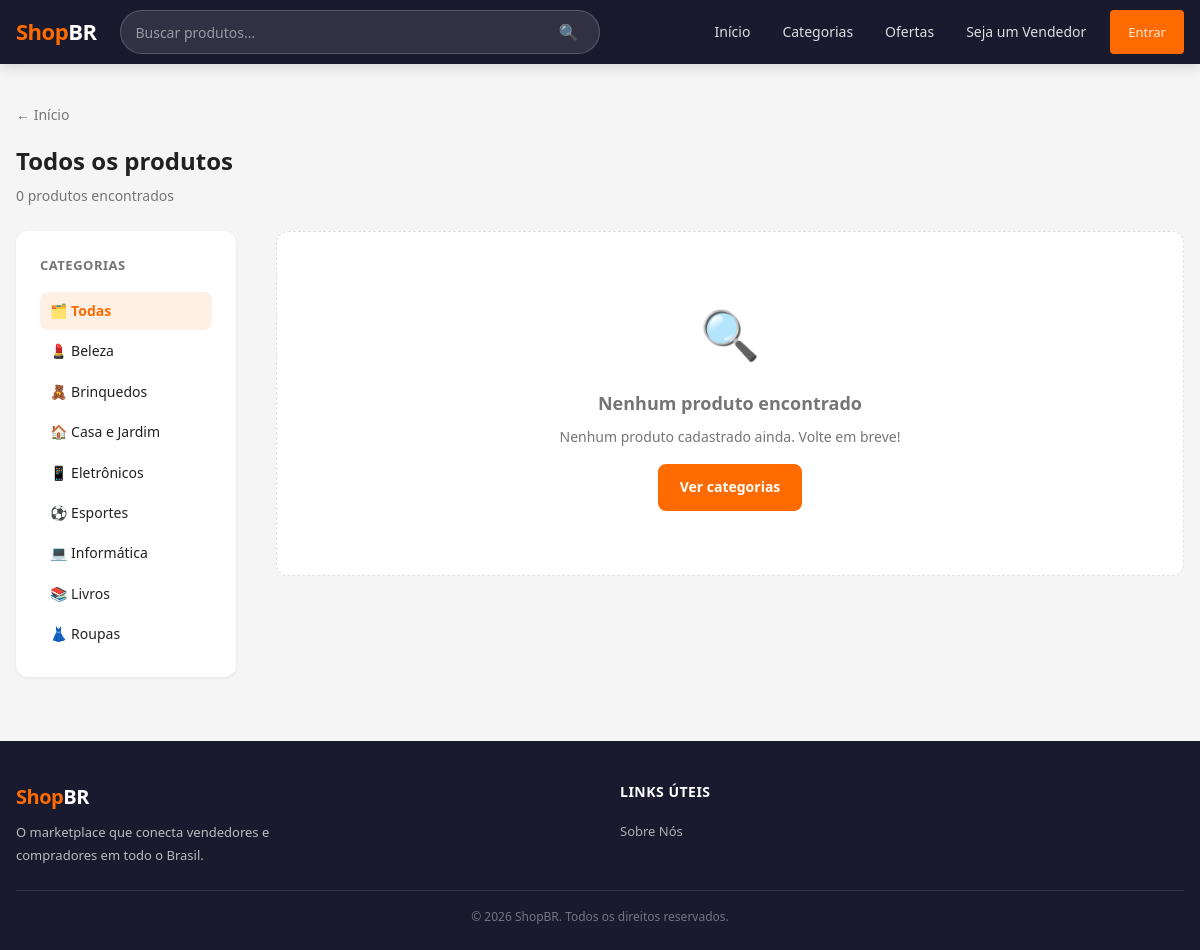
Before: /busca.php with the older database file.
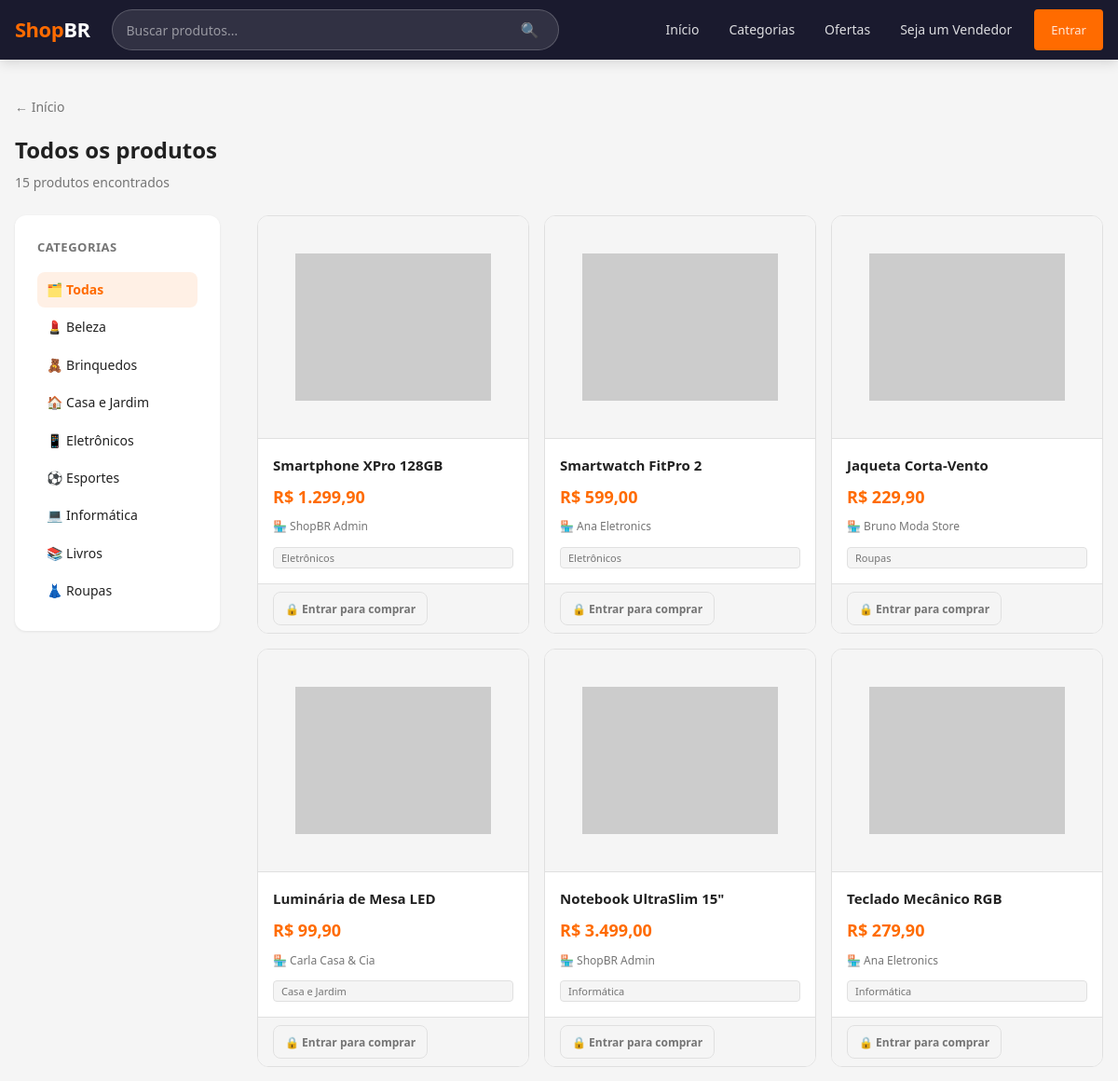
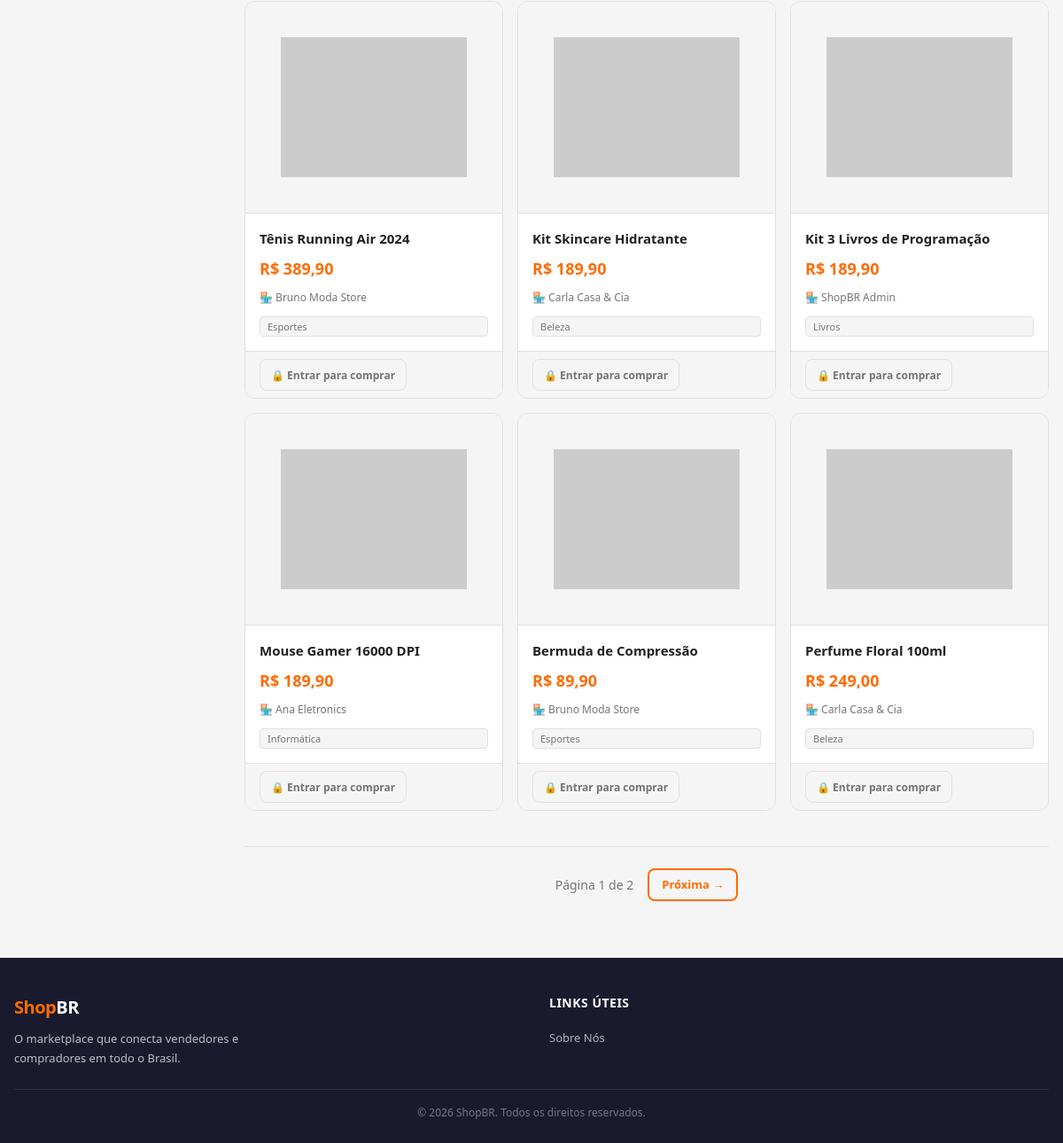
After: the same page with the newer database file (2 pictures, top to bottom).
### tables this page shows
CREATE TABLE IF NOT EXISTS categorias (
    id        INT UNSIGNED NOT NULL AUTO_INCREMENT,
    slug      VARCHAR(60)  NOT NULL,
    nome      VARCHAR(80)  NOT NULL,
    icone     VARCHAR(10)  NOT NULL DEFAULT '🗂️',

    PRIMARY KEY (id),
    UNIQUE KEY uq_categorias_slug (slug)
);

CREATE TABLE IF NOT EXISTS produtos (
    id            INT UNSIGNED       NOT NULL AUTO_INCREMENT,
    vendedor_id   INT UNSIGNED       NOT NULL,
    categoria_id  INT UNSIGNED       NOT NULL,
    nome          VARCHAR(150)       NOT NULL,
    descricao     TEXT,
    preco         DECIMAL(10, 2)     NOT NULL,
    estoque       INT UNSIGNED       NOT NULL DEFAULT 0,
    imagem_url    VARCHAR(512),
    ativo         TINYINT(1)         NOT NULL DEFAULT 1,
    criado_em     DATETIME           NOT NULL DEFAULT CURRENT_TIMESTAMP,
    atualizado_em DATETIME           NOT NULL DEFAULT CURRENT_TIMESTAMP ON UPDATE CURRENT_TIMESTAMP,

    PRIMARY KEY (id),
    KEY idx_produtos_vendedor  (vendedor_id),
    KEY idx_produtos_categoria (categoria_id),
    KEY idx_produtos_ativo     (ativo),

    CONSTRAINT fk_produtos_vendedor
        FOREIGN KEY (vendedor_id)  REFERENCES vendedores(id)
        ON DELETE CASCADE ON UPDATE CASCADE,

    CONSTRAINT fk_produtos_categoria
        FOREIGN KEY (categoria_id) REFERENCES categorias(id)
        ON DELETE RESTRICT ON UPDATE CASCADE
);

CREATE TABLE IF NOT EXISTS vendedores (
    id            INT UNSIGNED    NOT NULL AUTO_INCREMENT,
    usuario_id    INT UNSIGNED    NOT NULL,
    nome_loja     VARCHAR(100)    NOT NULL,
    cpf_cnpj      VARCHAR(18)     NOT NULL,
    telefone      VARCHAR(15)     NOT NULL,
    ativo         TINYINT(1)      NOT NULL DEFAULT 1,
    criado_em     DATETIME        NOT NULL DEFAULT CURRENT_TIMESTAMP,
    atualizado_em DATETIME        NOT NULL DEFAULT CURRENT_TIMESTAMP ON UPDATE CURRENT_TIMESTAMP,

    PRIMARY KEY (id),
    UNIQUE KEY uq_vendedores_usuario   (usuario_id),
    UNIQUE KEY uq_vendedores_cpf_cnpj  (cpf_cnpj),

    CONSTRAINT fk_vendedores_usuario
        FOREIGN KEY (usuario_id) REFERENCES usuarios(id)
        ON DELETE CASCADE ON UPDATE CASCADE
);

### session.php (called while the page is built, shortened)
<?php
function estaLogado(): bool
{
    return !empty($_SESSION['usuario_id']);
}

### busca.php (the view, shortened to what the rows shown need)
<?php
require_once __DIR__ . '/config/session.php';
$query      = trim($_GET['q'] ?? '');
$categoriaSlug = trim($_GET['categoria'] ?? '');
$pagina     = max(1, (int) ($_GET['pagina'] ?? 1));
$porPagina  = 12;
$offset     = ($pagina - 1) * $porPagina;
$products   = [];
$categorias = [];
function formatarPreco(float $preco): string {
    return 'R$ ' . number_format($preco, 2, ',', '.');
}
try {
    $db = getDB();
    $categorias = $db->query('SELECT slug, nome, icone FROM categorias ORDER BY nome')->fetchAll();
    $where  = ['p.ativo = 1'];
    $params = [];
    $whereClause = implode(' AND ', $where);
    $sql = "
        SELECT
            p.id, p.nome, p.preco, p.imagem_url,
            c.nome AS categoria_nome, c.slug AS categoria_slug,
            v.nome_loja,
            COALESCE(
                (SELECT o.preco_oferta FROM ofertas o
                 WHERE o.produto_id = p.id AND o.ativa = 1 AND o.data_fim > NOW()
                 ORDER BY o.criado_em DESC LIMIT 1),
                NULL
            ) AS preco_oferta,
            (SELECT o.data_fim FROM ofertas o
             WHERE o.produto_id = p.id AND o.ativa = 1 AND o.data_fim > NOW()
             ORDER BY o.criado_em DESC LIMIT 1) AS oferta_data_fim
        FROM produtos p
        INNER JOIN categorias c ON c.id = p.categoria_id
        INNER JOIN vendedores  v ON v.id = p.vendedor_id
        WHERE {$whereClause}
        ORDER BY p.criado_em DESC
        LIMIT ? OFFSET ?
    ";
    $stmtProd = $db->prepare($sql);
    $stmtProd->execute(array_merge($params, [$porPagina, $offset]));
    $products = $stmtProd->fetchAll();
} catch (PDOException $e) {
}
$queryEsc           = htmlspecialchars($query, ENT_QUOTES, 'UTF-8');
$estaLogadoLocal    = estaLogado();
$ehVendedorLocal    = eVendedor();
?>
<!DOCTYPE html>
<html lang="pt-BR">
<head>
    <link rel="stylesheet" href="css/style.css">
</head>
<body>
<main>
    <div class="search-page">
        <div class="container">
            <div class="search-header">
                <h1 class="search-title">
                    <?php if ($query !== ''): ?>
                        Resultados para <em>"<?= $queryEsc ?>"</em>
                    <?php else: ?>
                        Todos os produtos
                    <?php endif; ?>
                </h1>
            </div>
            <div class="search-layout">
                <aside class="search-sidebar" aria-label="Filtrar por categoria">
                    <h2 class="sidebar-title">Categorias</h2>
                    <ul class="sidebar-cat-list">
                        <?php foreach ($categorias as $cat): ?>
                            <li>
                                <a
                                    href="busca.php?q=<?= urlencode($query) ?>&categoria=<?= urlencode($cat['slug']) ?>"
                                    class="sidebar-cat-item <?= $cat['slug'] === $categoriaSlug ? 'active' : '' ?>"
                                >
                                    <?= $cat['icone'] ?>
                                    <?= htmlspecialchars($cat['nome'], ENT_QUOTES, 'UTF-8') ?>
                                </a>
                            </li>
                        <?php endforeach; ?>
                    </ul>
                </aside>
                <div class="search-results">
                    <?php if (empty($products)): ?>
                        <div class="empty-message" role="status">
                            <div class="empty-icon">🔍</div>
                            <h3>Nenhum produto encontrado</h3>
                            <?php if ($query !== ''): ?>
                                <p>Não encontramos nada para "<strong><?= $queryEsc ?></strong>". Tente outras palavras ou explore as categorias.</p>
                            <?php else: ?>
                                <p>Nenhum produto cadastrado ainda. Volte em breve!</p>
                            <?php endif; ?>
                            <a href="index.php" class="btn btn-primary" style="margin-top:16px;">Ver categorias</a>
                        </div>
                    <?php else: ?>
                        <div class="product-grid" role="list">
                            <?php foreach ($products as $product):
                                $productId    = (int) $product['id'];
                                $productName  = htmlspecialchars($product['nome'],           ENT_QUOTES, 'UTF-8');
                                $productPrice = formatarPreco((float) $product['preco']);
                                $productStore = htmlspecialchars($product['nome_loja'],      ENT_QUOTES, 'UTF-8');
                                $productCat   = htmlspecialchars($product['categoria_nome'], ENT_QUOTES, 'UTF-8');
                                $productImage = $product['imagem_url']
                                    ? htmlspecialchars($product['imagem_url'], ENT_QUOTES, 'UTF-8')
                                    : null;
                                $temOferta     = $product['preco_oferta'] !== null;
                                $precoFinal    = $temOferta ? formatarPreco((float)$product['preco_oferta']) : $productPrice;
                            ?>
                                <article class="product-card" role="listitem" aria-label="<?= $productName ?>">
                                    <div class="product-image" aria-hidden="true">
                                        <?php if ($productImage): ?>
                                            <img src="<?= $productImage ?>" alt="<?= $productName ?>" loading="lazy">
                                        <?php else: ?>
                                            📦
                                        <?php endif; ?>
                                    </div>
                                    <div class="product-info">
                                        <h3 class="product-name"><?= $productName ?></h3>
                                        <div class="product-price-group">
                                            <?php if ($temOferta): ?>
                                                <span class="product-price-original"><?= $productPrice ?></span>
                                                <span class="product-price product-price-offer"><?= $precoFinal ?></span>
                                            <?php else: ?>
                                                <span class="product-price"><?= $productPrice ?></span>
                                            <?php endif; ?>
                                        </div>
                                        <p class="product-store">🏪 <?= $productStore ?></p>
                                        <a href="categoria.php?slug=<?= urlencode($product['categoria_slug']) ?>" class="product-cat-tag">
                                            <?= $productCat ?>
                                        </a>
                                    </div>
                                    <div class="product-card-footer">
                                        <?php if ($estaLogadoLocal && !$ehVendedorLocal): ?>
                                            <button class="btn-add-cart" data-id="<?= $productId ?>" data-nome="<?= $productName ?>">
                                                🛒 Adicionar
                                            </button>
                                        <?php elseif (!$estaLogadoLocal): ?>
                                            <a href="login.php" class="btn-add-cart btn-add-cart-login">🔒 Entrar para comprar</a>
                                        <?php else: ?>
                                            <span></span>
                                        <?php endif; ?>
                                    </div>
                                </article>
                            <?php endforeach; ?>
                        </div>
                    <?php endif; ?>
                </div>
            </div>
        </div>
    </div>
</main>
</body>
</html>

Changed rows visible on the page:
added produtos: nome "Smartphone XPro 128GB", preco "R$ 1.299,90", vendedor.nome_loja "ShopBR Admin", categoria.nome "Eletrônicos"
added produtos: nome "Smartwatch FitPro 2", preco "R$ 599,00", vendedor.nome_loja "Ana Eletronics", categoria.nome "Eletrônicos"
added produtos: nome "Jaqueta Corta-Vento", preco "R$ 229,90", vendedor.nome_loja "Bruno Moda Store", categoria.nome "Roupas"
added produtos: nome "Luminária de Mesa LED", preco "R$ 99,90", vendedor.nome_loja "Carla Casa & Cia", categoria.nome "Casa e Jardim"
added produtos: nome "Notebook UltraSlim 15\"", preco "R$ 3.499,00", vendedor.nome_loja "ShopBR Admin", categoria.nome "Informática"
added produtos: nome "Teclado Mecânico RGB", preco "R$ 279,90", vendedor.nome_loja "Ana Eletronics", categoria.nome "Informática"
added produtos: nome "Tênis Running Air 2024", preco "R$ 389,90", vendedor.nome_loja "Bruno Moda Store", categoria.nome "Esportes"
added produtos: nome "Kit Skincare Hidratante", preco "R$ 189,90", vendedor.nome_loja "Carla Casa & Cia", categoria.nome "Beleza"
added produtos: nome "Kit 3 Livros de Programação", preco "R$ 189,90", vendedor.nome_loja "ShopBR Admin", categoria.nome "Livros"
added produtos: nome "Mouse Gamer 16000 DPI", preco "R$ 189,90", vendedor.nome_loja "Ana Eletronics", categoria.nome "Informática"
added produtos: nome "Bermuda de Compressão", preco "R$ 89,90", vendedor.nome_loja "Bruno Moda Store", categoria.nome "Esportes"
added produtos: nome "Perfume Floral 100ml", preco "R$ 249,00", vendedor.nome_loja "Carla Casa & Cia", categoria.nome "Beleza"
Other visible differences:
$totalCount: "0" → "15"
$pagina: (not shown) → "1"
$totalPaginas: (not shown) → "2"
text no longer shown: "🔍 Nenhum produto encontrado Nenhum produto cadastrado ainda. Volte em breve! Ver categorias"
text now shown: "Página de Próxima →"
